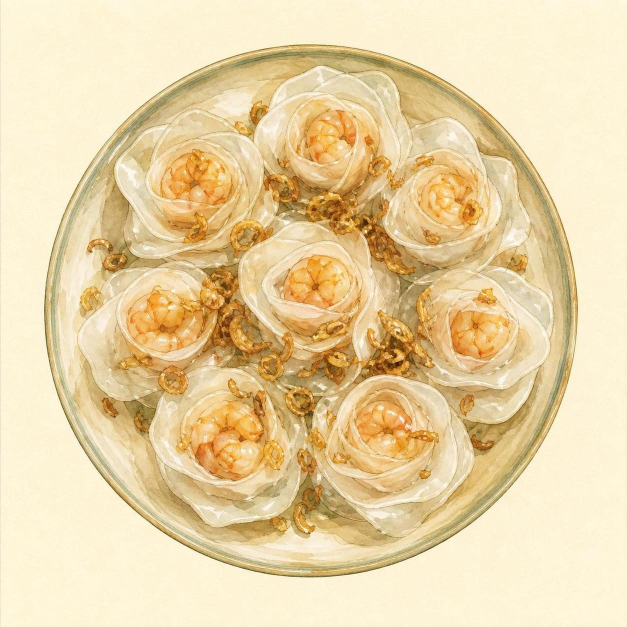
#> input picture nonla-app/assets/dishes/banh-bao-banh-vac.jpg, 1254 x 1254 px (shown at 1/2 size)
$ python soften-scene.py ../nonla-app/assets/dishes/banh-bao-banh-vac.jpg ../nonla-app/assets/dishes/banh-beo.jpg
#> lines starting #> are read from the running program, lines starting #| are printed output that depends on the picture
"""soften-scene.py — biến một tấm tranh model trả về thành TRANH NỀN dùng được.

VÌ SAO PHẢI CÓ BƯỚC NÀY
Bộ mockup tham chiếu không dán ảnh vào một khung chữ nhật. Tranh ở đó TAN
dần vào nền giấy: không có cạnh, không có bo góc, không có bóng đổ — chỉ có
màu nhạt dần rồi hết. Model không vẽ ra được kiểu đó dù dặn cách nào: nó
luôn trả về một khối chữ nhật đục kín tới sát mép, vì mọi ảnh nó từng thấy
đều là ảnh chữ nhật.

Nên mép được cắt ở đây, bằng tay:
  · một dốc mờ chạy vào từ bốn cạnh,
  · dốc đó bị một trường nhiễu tần số thấp làm méo, để đường tan không phải
    một hình bầu dục đều tăm tắp — vệt loang của màu nước không bao giờ đều,
  · và pixel càng SÁNG ở vùng mép càng trong, để nền kem của tranh không
    đọng lại thành một quầng đục trên nền giấy của app.

Ba thứ đó cộng lại cho ra đúng cái mép mà mockup có: không cạnh, không
quầng, và không phụ thuộc màu nền của trang đặt nó lên.

Dùng:  python tools/soften-scene.py <vào.png> <ra.webp> [--px 1100]
                                    [--feather .16] [--top .5] [--bottom 1]
       --feather  bề rộng dốc mờ, theo cạnh ngắn
       --top/--bottom/--left/--right  hệ số nhân cho từng cạnh (0 = không tan)
In ra: <rộng>x<cao> <KB>
"""
import sys

import numpy as np
from PIL import Image

PX = 1100          # cạnh dài sau khi thu nhỏ
FEATHER = 0.16     # bề rộng dốc mờ theo cạnh ngắn
QUALITY = 86


def arg(name, default):
    return sys.argv[sys.argv.index(name) + 1] if name in sys.argv else default


def smoothstep(t):
    t = np.clip(t, 0.0, 1.0)
    return t * t * (3.0 - 2.0 * t)


def noise_field(h, w, cells, rng):
    """Trường nhiễu tần số thấp, [-1,1]. Dựng ở cỡ ô lớn rồi phóng to bằng
    nội suy song tuyến — rẻ hơn Perlin thật và ở đây chỉ cần một đường méo
    mềm, không cần vân chi tiết."""
    small = rng.random((cells, cells)).astype(np.float32) * 2.0 - 1.0
    return np.asarray(
        Image.fromarray(small, mode="F").resize((w, h), Image.BICUBIC),
        dtype=np.float32,
    )


def main():
    src, dst = sys.argv[1], sys.argv[2]
    px = int(arg("--px", PX))
    feather = float(arg("--feather", FEATHER))
    side = {s: float(arg("--" + s, 1.0)) for s in ("top", "bottom", "left", "right")}

    im = Image.open(src).convert("RGB")
#> im is the input picture: PIL image 1254x1254 RGB; mean R, G, B 233, 210.7, 165.3

    # Thu nhỏ TRƯỚC khi tính mặt nạ: mặt nạ dựng ở cỡ gốc rồi thu cùng ảnh
    # sẽ nhoè mất chỗ răng cưa, mà dựng ở cỡ cuối thì dốc mờ đo bằng đúng
    # số pixel người dùng nhìn thấy.
    scale = px / max(im.size)
#> scale = 0.877
    if scale < 1:
        im = im.resize((round(im.width * scale), round(im.height * scale)), Image.LANCZOS)
#> im: PIL image 1100x1100 RGB
    w, h = im.size
#> w = 1100; h = 1100
    rgb = np.asarray(im, dtype=np.float32)

    # --feather 0: chỉ thu nhỏ và đổi định dạng, giữ nguyên khối chữ nhật.
    # Dùng cho tranh nằm TRONG một khung đã bo sẵn — màn hình điện thoại vẽ
    # bằng CSS chẳng hạn. Ở đó mép tan là thừa: khung đã cắt rồi, mà một
    # tấm có alpha thì nặng hơn và lộ nền qua chỗ đáng lẽ phải kín.
    if feather <= 0:
        im.save(dst, "WEBP", quality=QUALITY, method=6)
        import os
        print(f"{w}x{h} {os.path.getsize(dst) // 1024}KB")
        return

    # 1. Khoảng cách tới từng cạnh, quy về [0,1] theo bề rộng dốc của cạnh đó.
    #    Cạnh nào hệ số 0 thì coi như vô cùng xa — nó không tan.
    band = max(2.0, feather * min(w, h))
#> band = 176
    xs = np.arange(w, dtype=np.float32)[None, :]
    ys = np.arange(h, dtype=np.float32)[:, None]
#> ys = 1100 values from 0 to 1099
    inf = np.float32(1e6)
    # reduce PHẢI là functools.reduce chứ không phải np.minimum.reduce: cái
    # sau gom danh sách thành MỘT mảng trước khi chạy, mà bốn phần tử ở đây
    # có shape (1,w) và (h,1) — không xếp chồng được. functools.reduce ghép
    # từng cặp một nên phát tán hình dạng đúng như phép trừ thường.
    from functools import reduce as _reduce
    d = _reduce(np.minimum, [
        (xs / (band * side["left"])) if side["left"] > 0 else np.full((1, w), inf, np.float32),
        ((w - 1 - xs) / (band * side["right"])) if side["right"] > 0 else np.full((1, w), inf, np.float32),
        (ys / (band * side["top"])) if side["top"] > 0 else np.full((h, 1), inf, np.float32),
        ((h - 1 - ys) / (band * side["bottom"])) if side["bottom"] > 0 else np.full((h, 1), inf, np.float32),
    ])

    # 2. Làm méo dốc bằng nhiễu. Hạt giống lấy từ tên tệp ĐÍCH: cùng một
    #    tấm chạy lại cho ra cùng một mép, nhưng hai tấm cạnh nhau trong
    #    cùng bộ thì tan khác nhau — nếu không, mười màn hình liên tiếp
    #    dùng chung đúng một hình bầu dục và mắt nhận ra ngay.
    rng = np.random.default_rng(abs(hash(dst.rsplit("/", 1)[-1])) % (2**32))
    d = d + noise_field(h, w, 7, rng) * 0.42 + noise_field(h, w, 23, rng) * 0.16

    alpha = smoothstep(d)
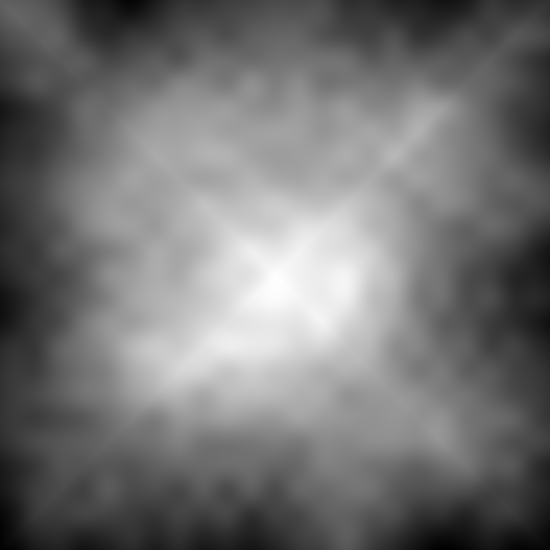
#> d: shape (1100, 1100) float32 (shown at 1/2 size); min -0.664, max 2.9, mean 0.957; drawn with min black and max white

    # 3. Ở vùng mép, pixel càng sáng càng trong. Nền kem của tranh (gần 240)
    #    tan hẳn, còn mái ngói nâu hay tán cây xanh thì giữ lại — nên đường
    #    tan bám theo HÌNH trong tranh chứ không cắt ngang qua nó.
    lum = (0.299 * rgb[..., 0] + 0.587 * rgb[..., 1] + 0.114 * rgb[..., 2]) / 255.0
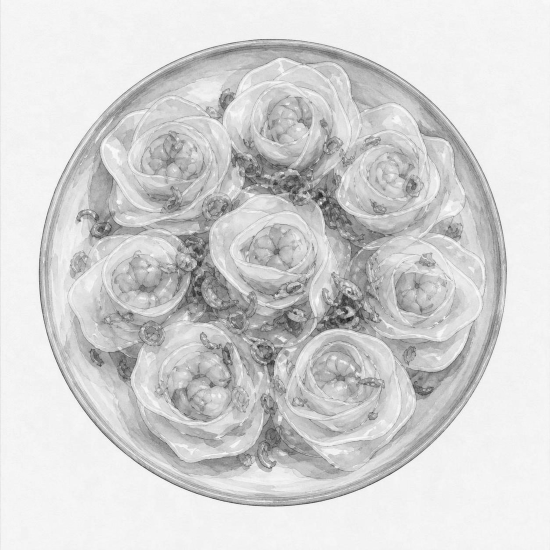
#> lum: shape (1100, 1100) float32 (shown at 1/2 size); min 0.106, max 0.994, mean 0.832
    light = smoothstep((lum - 0.80) / 0.16)            # 0 tối … 1 gần trắng
#> in smoothstep (call 2), `t = np.clip(t, 0.0, 1.0)`:
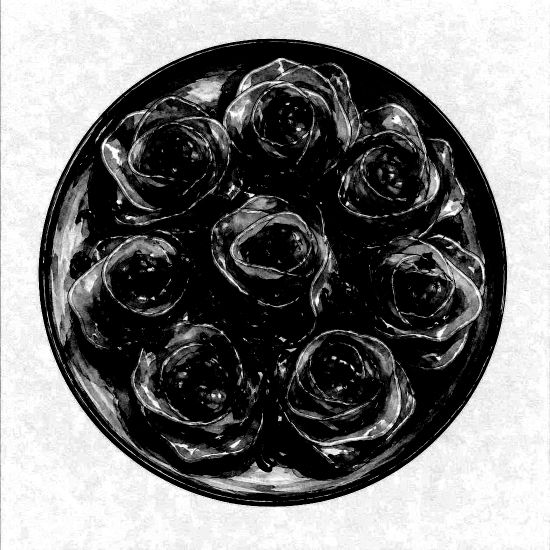
#> t: shape (1100, 1100) float32 (shown at 1/2 size); min 0, max 1, mean 0.498
    alpha = alpha * (1.0 - light * (1.0 - smoothstep(d * 0.55)))
#> in smoothstep (call 3), `return t * t * (3.0 - 2.0 * t)`:
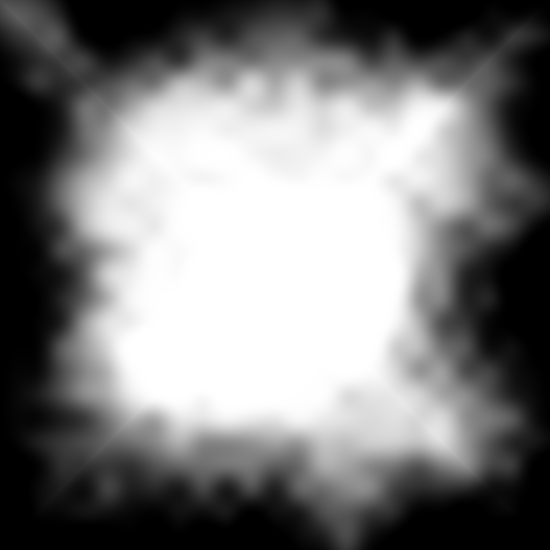
#> returned value: shape (1100, 1100) float32 (shown at 1/2 size); min 0, max 1, mean 0.494
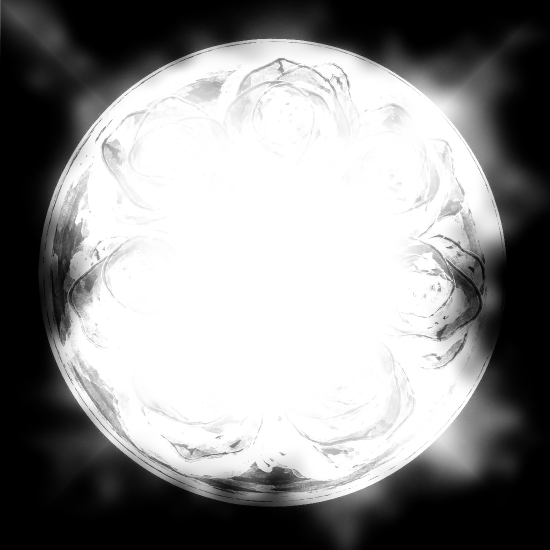
#> alpha: shape (1100, 1100) float32 (shown at 1/2 size); min 0, max 1, mean 0.556

    out = np.empty((h, w, 4), dtype=np.uint8)
    out[..., :3] = np.clip(rgb, 0, 255).astype(np.uint8)
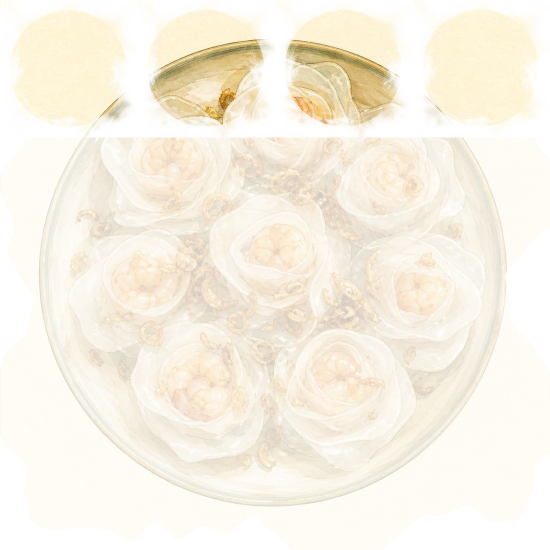
#> out: shape (1100, 1100, 4) (shown at 1/2 size); mean R, G, B, A 233, 210.7, 165.3, 77.9; transparent parts drawn white
    out[..., 3] = (np.clip(alpha, 0.0, 1.0) * 255).astype(np.uint8)
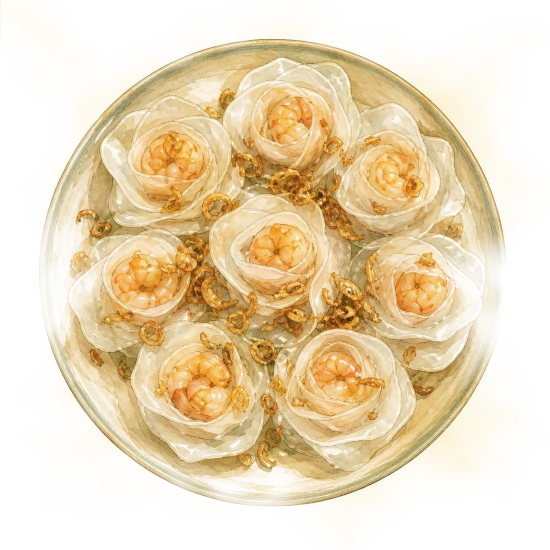
#> out: shape (1100, 1100, 4) (shown at 1/2 size); mean R, G, B, A 233, 210.7, 165.3, 141.6; transparent parts drawn white

    img = Image.fromarray(out, "RGBA")
    # WebP CÓ MẤT kèm alpha: tranh màu nước không có rìa cứng nên nén mất
    # không sinh quầng bẩn như với glyph, và bản lossless của cùng tấm này
    # nặng gấp năm lần — màn hình đầu tiên của app không đáng tốn ngần ấy.
    img.save(dst, "WEBP", quality=QUALITY, method=6, exact=False)

    import os
    print(f"{w}x{h} {os.path.getsize(dst) // 1024}KB")
#| 1100x1100 371KB


if __name__ == "__main__":
    main()
